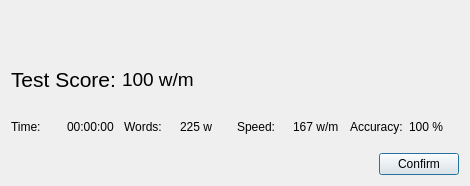
<?xml version="1.0" encoding="UTF-8"?>
<ui version="4.0">
 <class>FinishDialog</class>
 <widget class="QDialog" name="FinishDialog">
  <property name="geometry">
   <rect>
    <x>0</x>
    <y>0</y>
    <width>470</width>
    <height>186</height>
   </rect>
  </property>
  <property name="windowTitle">
   <string>Test Finish</string>
  </property>
  <layout class="QVBoxLayout" name="verticalLayout">
   <item>
    <layout class="QHBoxLayout" name="horizontalLayout">
     <item>
      <spacer name="horizontalSpacer">
       <property name="orientation">
        <enum>Qt::Horizontal</enum>
       </property>
       <property name="sizeHint" stdset="0">
        <size>
         <width>40</width>
         <height>20</height>
        </size>
       </property>
      </spacer>
     </item>
     <item>
      <widget class="QLabel" name="label_7">
       <property name="text">
        <string/>
       </property>
       <property name="pixmap">
        <pixmap resource="qrc.qrc">:/images/krabby_finish_test.png</pixmap>
       </property>
      </widget>
     </item>
     <item>
      <spacer name="horizontalSpacer_2">
       <property name="orientation">
        <enum>Qt::Horizontal</enum>
       </property>
       <property name="sizeHint" stdset="0">
        <size>
         <width>40</width>
         <height>20</height>
        </size>
       </property>
      </spacer>
     </item>
    </layout>
   </item>
   <item>
    <layout class="QHBoxLayout" name="horizontalLayout_2">
     <item>
      <widget class="QLabel" name="label">
       <property name="font">
        <font>
         <pointsize>16</pointsize>
        </font>
       </property>
       <property name="text">
        <string>Test Score:</string>
       </property>
      </widget>
     </item>
     <item>
      <widget class="QLabel" name="labelScore">
       <property name="font">
        <font>
         <pointsize>14</pointsize>
        </font>
       </property>
       <property name="text">
        <string>100 w/m</string>
       </property>
      </widget>
     </item>
     <item>
      <spacer name="horizontalSpacer_4">
       <property name="orientation">
        <enum>Qt::Horizontal</enum>
       </property>
       <property name="sizeHint" stdset="0">
        <size>
         <width>40</width>
         <height>20</height>
        </size>
       </property>
      </spacer>
     </item>
    </layout>
   </item>
   <item>
    <layout class="QHBoxLayout" name="horizontalLayout_3">
     <item>
      <widget class="QLabel" name="label_3">
       <property name="text">
        <string>Time:</string>
       </property>
      </widget>
     </item>
     <item>
      <widget class="QLabel" name="labelTime">
       <property name="text">
        <string>00:00:00</string>
       </property>
      </widget>
     </item>
     <item>
      <widget class="QLabel" name="label_4">
       <property name="text">
        <string>Words:</string>
       </property>
      </widget>
     </item>
     <item>
      <widget class="QLabel" name="labelWords">
       <property name="text">
        <string>225 w</string>
       </property>
      </widget>
     </item>
     <item>
      <widget class="QLabel" name="label_5">
       <property name="text">
        <string>Speed:</string>
       </property>
      </widget>
     </item>
     <item>
      <widget class="QLabel" name="labelSpeed">
       <property name="text">
        <string>167 w/m</string>
       </property>
      </widget>
     </item>
     <item>
      <widget class="QLabel" name="label_6">
       <property name="text">
        <string>Accuracy:</string>
       </property>
      </widget>
     </item>
     <item>
      <widget class="QLabel" name="labelAccuracy">
       <property name="text">
        <string>100 %</string>
       </property>
      </widget>
     </item>
    </layout>
   </item>
   <item>
    <layout class="QHBoxLayout" name="horizontalLayout_4">
     <item>
      <spacer name="horizontalSpacer_3">
       <property name="orientation">
        <enum>Qt::Horizontal</enum>
       </property>
       <property name="sizeHint" stdset="0">
        <size>
         <width>40</width>
         <height>20</height>
        </size>
       </property>
      </spacer>
     </item>
     <item>
      <widget class="QPushButton" name="pushButtonConfirm">
       <property name="text">
        <string>Confirm</string>
       </property>
      </widget>
     </item>
    </layout>
   </item>
  </layout>
 </widget>
 <resources>
  <include location="qrc.qrc"/>
 </resources>
 <connections>
  <connection>
   <sender>pushButtonConfirm</sender>
   <signal>clicked()</signal>
   <receiver>FinishDialog</receiver>
   <slot>close()</slot>
   <hints>
    <hint type="sourcelabel">
     <x>419</x>
     <y>160</y>
    </hint>
    <hint type="destinationlabel">
     <x>234</x>
     <y>92</y>
    </hint>
   </hints>
  </connection>
 </connections>
</ui>
